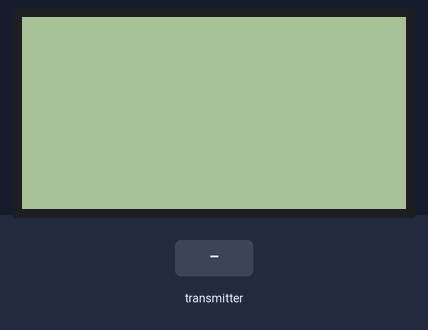
Recording of a sketch running on a simulated Arduino Uno, built with avr-gcc and run on an emulated ATmega328P. Parts: 128×64 one-colour display. Inputs (shaded band) come from the test bench. No radio packets arrive unless stated.

Above: at 1.2 s.
1.3 s: the transmitter starts sending lightValue = 0
At 2.9 s:
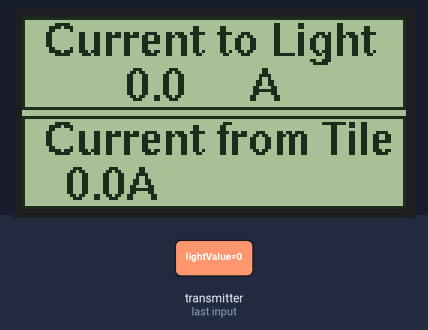
3.3 s: the transmitter starts sending tileValue = 25
At 5.1 s:
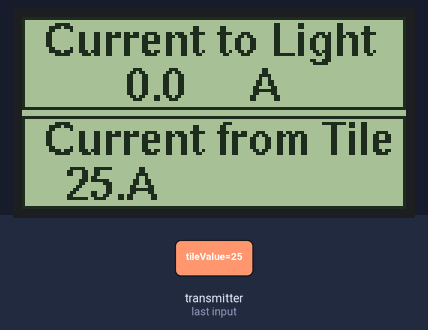
5.4 s: the transmitter starts sending lightValue = 25
At 6.8 s:
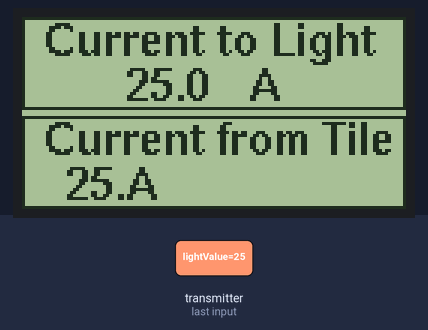
7.6 s: the transmitter starts sending tileValue = 0
At 9.3 s:
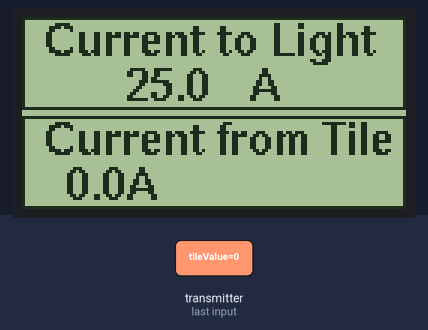
Timing chart, 0 to 10.8 s (numbered marks = the images above; inputs shaded):
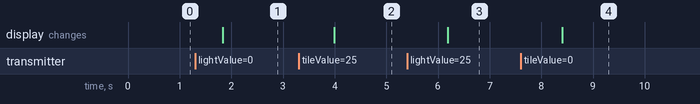

The sketch:

receiver_with_lcd_trial.ino
```cpp
#include <RHDatagram.h>
#include <RH_ASK.h>
#include <SPI.h>
#include <DHT.h>
#include <U8g2lib.h>
#include <U8x8lib.h>

//#define CLIENT_ADDRESS 1
#define SERVER_ADDRESS 1
#define DHTTYPE    DHT22

char Light [5];
char Tile [5];
const char DEGREE_SYMBOL[] = { 0xB0, '\0' };

DHT dht(7, DHTTYPE);

U8G2_ST7920_128X64_1_HW_SPI u8g2(U8G2_R0, /* CS=*/ 10, /* reset=*/ 8);

// Singleton instance of the radio driver
RH_ASK driver(2000, 2, 4, 5);
// Class to manage message delivery and receipt, using the driver declared above
RHDatagram manager(driver, SERVER_ADDRESS);

struct dataStruct{
  float lightValue;
  float tileValue;
  //unsigned long counter;
}dataStructValue;

void setup()
{
  Serial.begin(9600);
  if (!manager.init())
    Serial.println("init failed");

  dataStructValue.lightValue = 0;
  dataStructValue.tileValue = 0;

  dht.begin();
  Serial.begin(9600);
  u8g2.begin();
  u8g2.enableUTF8Print();
  u8g2.setFont(u8g2_font_helvB10_tf);
  u8g2.setColorIndex(1);

  //SensorReadings.tempValue = 0;
  //SensorReadings.soilValue = 0;
  //SensorReadings.soilRaw = 0;
  //SensorReadings.counter = 0;
}

void loop() {
ReciveFromSensors();
}

void ReciveFromSensors()
{
  // Dont put this on the stack:
  uint8_t buf[sizeof(dataStructValue)];
  uint8_t from;
  uint8_t len = sizeof(buf);

  if (manager.available())
  {
    // Wait for a message addressed to us from the client
    if (manager.recvfrom(buf, &len, &from))
    {
      int i;
      memcpy(&dataStructValue, buf, sizeof(dataStructValue));
      //Serial.println("--------------------------------------------");
      //Serial.print("Got message from unit: ");
      //Serial.println(from, DEC);
      //Serial.print("Transmission number: ");
      //Serial.println(SensorReadings.counter);
      //Serial.println("");

          u8g2.firstPage();
      do {
        draw();
      } while( u8g2.nextPage() );
    }
  }
}

void draw(){
  readLight();
  readTile();

  u8g2.drawFrame(0,0,128,31);
  u8g2.drawFrame(0,33,128,31);

  u8g2.drawStr( 7, 13, "Current to Light");
  u8g2.drawStr( 35, 28, Light);
  //u8g2.drawUTF8(70, 28, DEGREE_SYMBOL);
  u8g2.drawUTF8(76, 28, "A");

  u8g2.drawStr(7,46, "Current from Tile");
  u8g2.drawStr( 15, 61, Tile);
  u8g2.drawUTF8(35, 61, "A");
}

void readLight(){
  float t = dataStructValue.lightValue;
  dtostrf(t, 3, 1, Light);
}

void readTile(){
  float h = dataStructValue.tileValue;
  dtostrf(h, 3, 1, Tile);
}
```

Measured:
- after the input at 1.3 s, the display: changes after 0.54 s (image 1)
- after the input at 3.3 s, the display: changes after 0.69 s (image 2)
- after the input at 5.4 s, the display: changes after 0.79 s (image 3)
- after the input at 7.6 s, the display: changes after 0.81 s (image 4)
